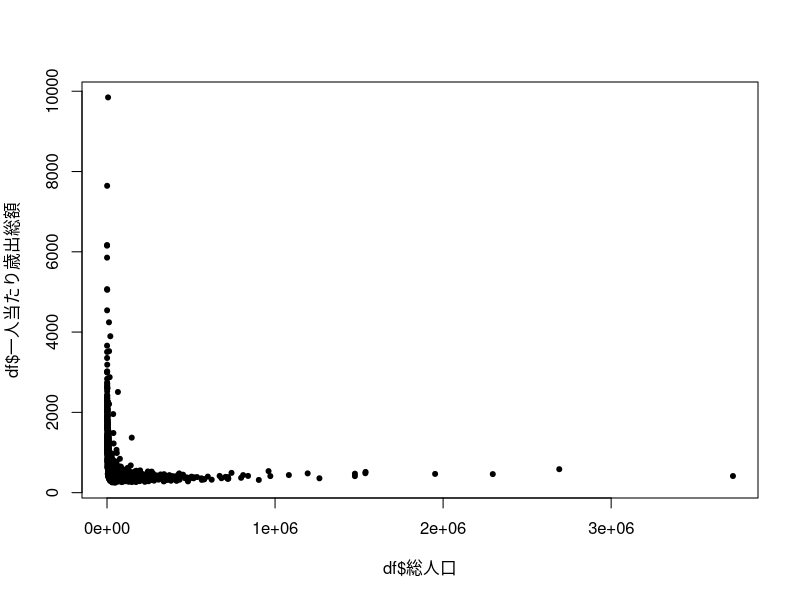
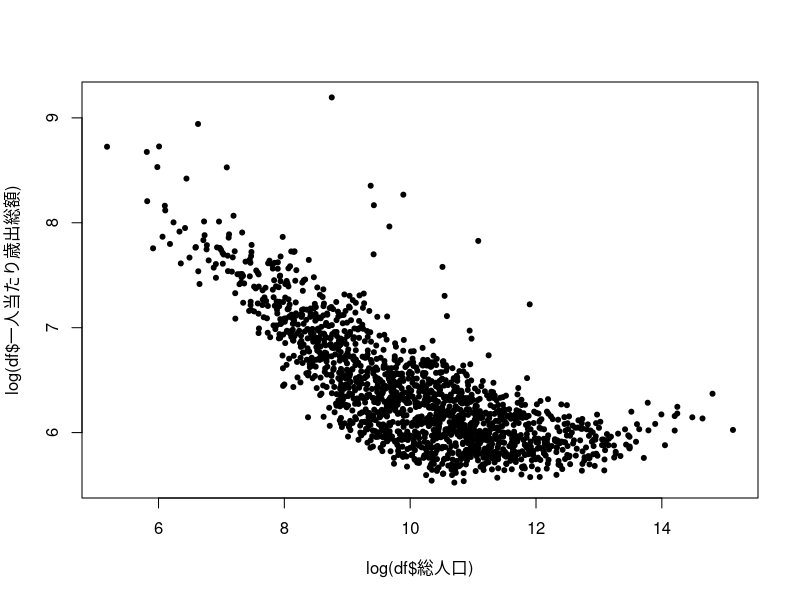
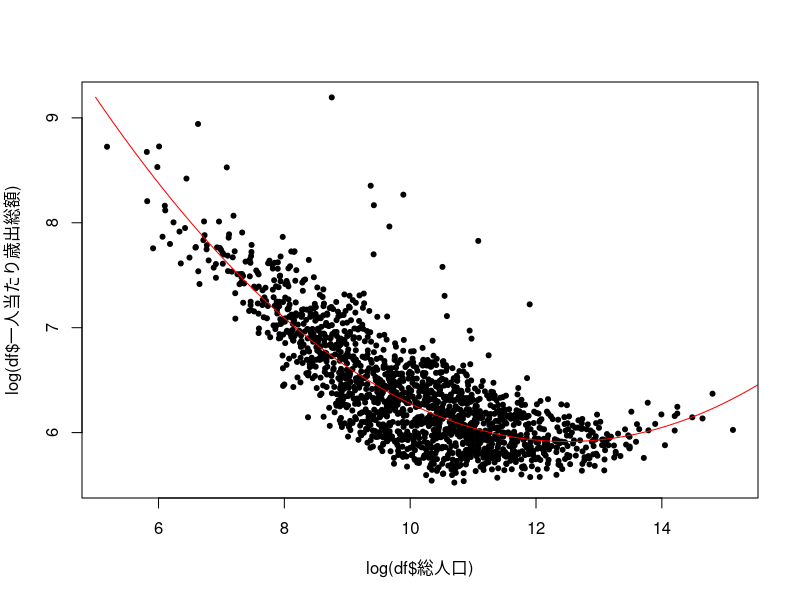
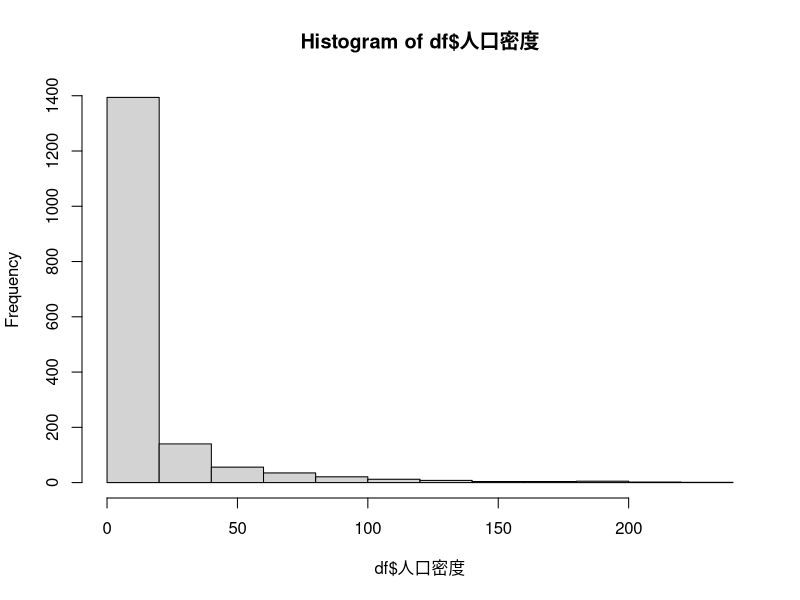

These figures' R source, in order:
df <- read.csv("SSDSE-2019A.csv", fileEncoding = "SJIS")
df <- subset(df, df$都道府県 != "福島県")

df$一人当たり歳出総額 <- df$歳出決算総額 / df$総人口
plot(df$総人口, df$一人当たり歳出総額, pch = 20)

result1 <- lm(一人当たり歳出総額 ~ 総人口, data = df)
summary(result1)


#対数線形モデル
plot(log(df$総人口), log(df$一人当たり歳出総額), pch = 20)
result2 <- lm(log(一人当たり歳出総額) ~ log(総人口), data = df)
summary(result2)

result3 <- lm(log(一人当たり歳出総額) ~ log(総人口) + I(log(総人口)^2), data = df)
summary(result3)

plot(log(df$総人口), log(df$一人当たり歳出総額), pch = 20)
b <- result3$coefficients
x <- seq(5, 16, 0.01)
y.hat <- b[1] + b[2] * x + b[3] * x^2
lines(x, y.hat, col = "red")

b[2]/(-2*b[3])
exp(b[2]/(-2*b[3]))

#交差項
df$人口密度 <- df$総人口 / df$可住地面積
hist(df$人口密度)
result4 <- lm(log(一人当たり歳出総額) ~ log(総人口) + log(人口密度) + I(log(総人口) * log(人口密度)), data = df)
summary(result4)



